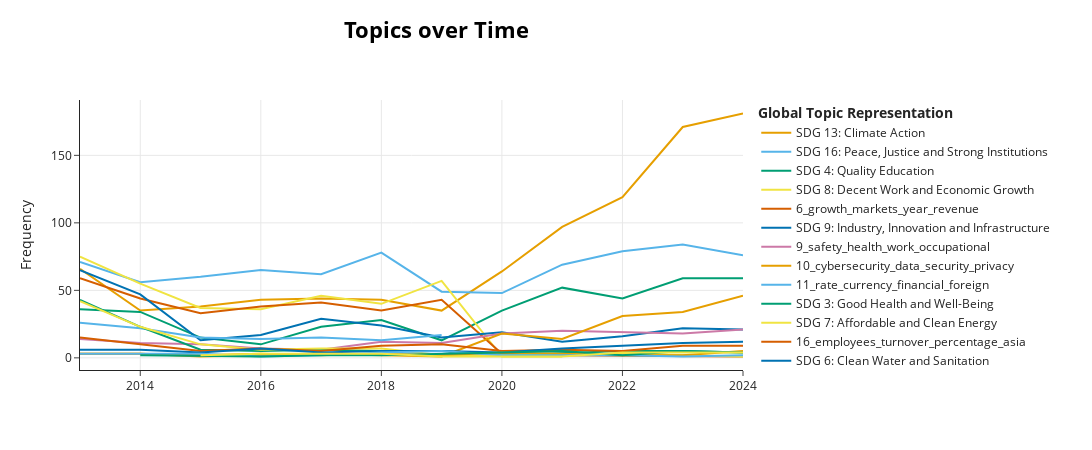

Notebook cell for this chart:
### Code cell
topics_over_time = topic_model.topics_over_time(flat_chunks, years)
#we set custom labels to True to use the labels we set before
topic_model.visualize_topics_over_time(topics_over_time, custom_labels=True, topics=meaningful_topics)

### Figure 1 — Plotly figure (JSON) as saved in the notebook; plotly's stock layout.template omitted (floating-point values rounded to 4 significant figures)
{"data": [{"hoverinfo": "text", "hovertext": ["<b>Topic 1</b><br>Words: environmental, sustainability, portfolio, emissions, siemens", "<b>Topic 1</b><br>Words: environmental, sustainability, portfolio, siemens, report", "<b>Topic 1</b><br>Words: environmental, portfolio, sustainability, emissions, carbon", "<b>Topic 1</b><br>Words: environmental, portfolio, sustainability, emissions, carbon", "<b>Topic 1</b><br>Words: environmental, portfolio, emissions, sustainability, gri", "<b>Topic 1</b><br>Words: environmental, portfolio, sustainability, emissions, carbon", "<b>Topic 1</b><br>Words: environmental, portfolio, emissions, sustainability, carbon", "<b>Topic 1</b><br>Words: sustainability, environmental, siemens, emissions, 2020", "<b>Topic 1</b><br>Words: sustainability, gri, wef, environmental, emissions", "<b>Topic 1</b><br>Words: gri, sustainability, wef, emissions, 2022", "<b>Topic 1</b><br>Words: gri, sustainability, wef, emissions, 30th", "<b>Topic 1</b><br>Words: sustainability, gri, emissions, wef, 2024"], "marker": {"color": "#E69F00"}, "mode": "lines", "name": "SDG 13: Climate Action", "type": "scatter", "x": [2013, 2014, 2015, 2016, 2017, 2018, 2019, 2020, 2021, 2022, 2023, 2024], "y": [66, 35, 38, 43, 44, 43, 35, 64, 97, 119, 171, 181]}, {"hoverinfo": "text", "hovertext": ["<b>Topic 2</b><br>Words: compliance, risks, risk, business, conduct", "<b>Topic 2</b><br>Words: compliance, business, risks, risk, suppliers", "<b>Topic 2</b><br>Words: compliance, business, risks, risk, suppliers", "<b>Topic 2</b><br>Words: compliance, risk, risks, business, suppliers", "<b>Topic 2</b><br>Words: compliance, human, rights, risk, business", "<b>Topic 2</b><br>Words: compliance, human, rights, business, risk", "<b>Topic 2</b><br>Words: compliance, human, rights, business, risk", "<b>Topic 2</b><br>Words: compliance, human, rights, business, risk", "<b>Topic 2</b><br>Words: compliance, human, rights, risk, business", "<b>Topic 2</b><br>Words: compliance, human, rights, risk, business", "<b>Topic 2</b><br>Words: compliance, human, rights, risk, business", "<b>Topic 2</b><br>Words: human, compliance, rights, risk, suppliers"], "marker": {"color": "#56B4E9"}, "mode": "lines", "name": "SDG 16: Peace, Justice and Strong Institutions", "type": "scatter", "x": [2013, 2014, 2015, 2016, 2017, 2018, 2019, 2020, 2021, 2022, 2023, 2024], "y": [71, 56, 60, 65, 62, 78, 49, 48, 69, 79, 84, 76]}, {"hoverinfo": "text", "hovertext": ["<b>Topic 4</b><br>Words: diversity, programs, employees, learning, people", "<b>Topic 4</b><br>Words: culture, people, diversity, company, siemens", "<b>Topic 4</b><br>Words: people, diversity, employees, learning, programs", "<b>Topic 4</b><br>Words: diversity, people, employees, siemens, citizenship", "<b>Topic 4</b><br>Words: people, diversity, employees, education, siemens", "<b>Topic 4</b><br>Words: people, diversity, employees, siemens, learning", "<b>Topic 4</b><br>Words: people, diversity, learning, women, siemens", "<b>Topic 4</b><br>Words: diversity, people, employees, learning, siemens", "<b>Topic 4</b><br>Words: people, diversity, learning, siemens, women", "<b>Topic 4</b><br>Words: people, learning, diversity, siemens, women", "<b>Topic 4</b><br>Words: people, learning, diversity, siemens, programs", "<b>Topic 4</b><br>Words: people, learning, diversity, siemens, programs"], "marker": {"color": "#009E73"}, "mode": "lines", "name": "SDG 4: Quality Education", "type": "scatter", "x": [2013, 2014, 2015, 2016, 2017, 2018, 2019, 2020, 2021, 2022, 2023, 2024], "y": [36, 34, 15, 10, 23, 28, 13, 35, 52, 44, 59, 59]}, {"hoverinfo": "text", "hovertext": ["<b>Topic 5</b><br>Words: compensation, benefit, board, managing, benefits", "<b>Topic 5</b><br>Words: compensation, board, managing, 000, benefit", "<b>Topic 5</b><br>Words: compensation, board, 2015, managing, benefits", "<b>Topic 5</b><br>Words: compensation, board, 2015, managing, 2016", "<b>Topic 5</b><br>Words: compensation, board, 2016, managing, 2017", "<b>Topic 5</b><br>Words: compensation, board, managing, pension, benefit", "<b>Topic 5</b><br>Words: compensation, board, managing, benefits, pension", "<b>Topic 5</b><br>Words: plans, defined, pension, benefit, contribution", "<b>Topic 5</b><br>Words: plans, defined, benefit, contributions, contribution"], "marker": {"color": "#F0E442"}, "mode": "lines", "name": "SDG 8: Decent Work and Economic Growth", "type": "scatter", "x": [2013, 2014, 2015, 2016, 2017, 2018, 2019, 2020, 2021], "y": [75, 55, 37, 36, 46, 40, 57, 1, 1]}, {"hoverinfo": "text", "hovertext": ["<b>Topic 6</b><br>Words: growth, markets, fiscal, year, 2013", "<b>Topic 6</b><br>Words: growth, markets, year, market, 2014", "<b>Topic 6</b><br>Words: growth, markets, division, revenue, year", "<b>Topic 6</b><br>Words: growth, orders, division, markets, market", "<b>Topic 6</b><br>Words: growth, markets, revenue, market, year", "<b>Topic 6</b><br>Words: growth, orders, revenue, year, fiscal", "<b>Topic 6</b><br>Words: growth, revenue, orders, year, fiscal", "<b>Topic 6</b><br>Words: 2020, patents, fiscal, held, approximately", "<b>Topic 6</b><br>Words: billion, expenditure, patents, compared, 2021", "<b>Topic 6</b><br>Words: expenses, billion, 2023, capitalized, rated", "<b>Topic 6</b><br>Words: commonwealth, independent, states, growth, markets"], "marker": {"color": "#D55E00"}, "mode": "lines", "name": "6_growth_markets_year_revenue", "type": "scatter", "x": [2013, 2014, 2015, 2016, 2017, 2018, 2019, 2020, 2021, 2023, 2024], "y": [59, 44, 33, 38, 41, 35, 43, 3, 2, 1, 1]}, {"hoverinfo": "text", "hovertext": ["<b>Topic 7</b><br>Words: production, solutions, industry, industrial, manufacturing", "<b>Topic 7</b><br>Words: software, solutions, production, customers, business", "<b>Topic 7</b><br>Words: solutions, division, products, digital, investments", "<b>Topic 7</b><br>Words: solutions, digital, services, systems, process", "<b>Topic 7</b><br>Words: digital, solutions, customers, production, mindsphere", "<b>Topic 7</b><br>Words: digital, solutions, customers, new, products", "<b>Topic 7</b><br>Words: digital, industries, investments, solutions, new", "<b>Topic 7</b><br>Words: customers, new, digitalization, digital, technology", "<b>Topic 7</b><br>Words: customers, digital, technology, business, sustainable", "<b>Topic 7</b><br>Words: digital, customers, sustainable, solutions, technology", "<b>Topic 7</b><br>Words: digital, customers, sustainable, siemens, solutions", "<b>Topic 7</b><br>Words: digital, customers, technology, sustainable, siemens"], "marker": {"color": "#0072B2"}, "mode": "lines", "name": "SDG 9: Industry, Innovation and Infrastructure", "type": "scatter", "x": [2013, 2014, 2015, 2016, 2017, 2018, 2019, 2020, 2021, 2022, 2023, 2024], "y": [65, 47, 13, 17, 29, 24, 15, 19, 12, 16, 22, 21]}, {"hoverinfo": "text", "hovertext": ["<b>Topic 9</b><br>Words: safety, health, occupational, work, employees", "<b>Topic 9</b><br>Words: safety, health, occupational, work, employees", "<b>Topic 9</b><br>Words: safety, health, occupational, contractors, work", "<b>Topic 9</b><br>Words: safety, fatalities, work, health, contractors", "<b>Topic 9</b><br>Words: safety, health, contractors, work, employees", "<b>Topic 9</b><br>Words: safety, health, work, occupational, contractors", "<b>Topic 9</b><br>Words: safety, health, work, occupational, employees", "<b>Topic 9</b><br>Words: health, safety, occupational, employees, work", "<b>Topic 9</b><br>Words: safety, health, work, healthy, occupational", "<b>Topic 9</b><br>Words: health, safety, work, occupational, healthy", "<b>Topic 9</b><br>Words: safety, health, work, occupational, healthy", "<b>Topic 9</b><br>Words: safety, health, work, occupational, employees"], "marker": {"color": "#CC79A7"}, "mode": "lines", "name": "9_safety_health_work_occupational", "type": "scatter", "x": [2013, 2014, 2015, 2016, 2017, 2018, 2019, 2020, 2021, 2022, 2023, 2024], "y": [14, 11, 10, 7, 6, 12, 11, 18, 20, 19, 18, 21]}, {"hoverinfo": "text", "hovertext": ["<b>Topic 10</b><br>Words: data, privacy, compliance, security, cybersecurity", "<b>Topic 10</b><br>Words: data, security, cybersecurity, compliance, protection", "<b>Topic 10</b><br>Words: security, systems, data, espionage, crime", "<b>Topic 10</b><br>Words: security, cyber, data, cybersecurity, systems", "<b>Topic 10</b><br>Words: security, data, threats, cyber, attacks", "<b>Topic 10</b><br>Words: security, cyber, data, threats, cybersecurity", "<b>Topic 10</b><br>Words: cybersecurity, data, security, protection, privacy", "<b>Topic 10</b><br>Words: cybersecurity, data, security, privacy, protection", "<b>Topic 10</b><br>Words: cybersecurity, data, security, privacy, protection", "<b>Topic 10</b><br>Words: data, cybersecurity, privacy, security, protection", "<b>Topic 10</b><br>Words: cybersecurity, data, ai, privacy, security"], "marker": {"color": "#E69F00"}, "mode": "lines", "name": "10_cybersecurity_data_security_privacy", "type": "scatter", "x": [2013, 2014, 2015, 2017, 2018, 2019, 2020, 2021, 2022, 2023, 2024], "y": [3, 3, 1, 3, 2, 1, 18, 14, 31, 34, 46]}, {"hoverinfo": "text", "hovertext": ["<b>Topic 11</b><br>Words: rate, currency, foreign, financial, fair", "<b>Topic 11</b><br>Words: currency, rate, foreign, financial, fair", "<b>Topic 11</b><br>Words: rate, currency, financial, fair, foreign", "<b>Topic 11</b><br>Words: rate, currency, financial, fair, foreign", "<b>Topic 11</b><br>Words: rate, currency, financial, fair, foreign", "<b>Topic 11</b><br>Words: rate, currency, foreign, financial, fair", "<b>Topic 11</b><br>Words: rate, currency, financial, foreign, fair"], "marker": {"color": "#56B4E9"}, "mode": "lines", "name": "11_rate_currency_financial_foreign", "type": "scatter", "x": [2013, 2014, 2015, 2016, 2017, 2018, 2019], "y": [26, 22, 15, 14, 15, 13, 17]}, {"hoverinfo": "text", "hovertext": ["<b>Topic 14</b><br>Words: healthcare, medical, medanta, patients, trehan", "<b>Topic 14</b><br>Words: healthcare, medical, hospital, rush, diagnostics", "<b>Topic 14</b><br>Words: healthcare, imaging, growth, medical, clinical", "<b>Topic 14</b><br>Words: healthcare, growth, diagnostics, imaging, medical", "<b>Topic 14</b><br>Words: healthcare, healthineers, diagnostics, services, medical", "<b>Topic 14</b><br>Words: healthcare, healthineers, markets, providers, medical", "<b>Topic 14</b><br>Words: healthcare, healthineers, care, markets, systems", "<b>Topic 14</b><br>Words: clinic, medical, clinics, baiji, local", "<b>Topic 14</b><br>Words: healthcare, medical, customers, technology, digital", "<b>Topic 14</b><br>Words: care, healthineers, medical, healthcare, cancer", "<b>Topic 14</b><br>Words: healthcare, healthineers, medical, care, technology"], "marker": {"color": "#009E73"}, "mode": "lines", "name": "SDG 3: Good Health and Well-Being", "type": "scatter", "x": [2013, 2014, 2015, 2016, 2017, 2018, 2019, 2020, 2022, 2023, 2024], "y": [43, 23, 6, 5, 6, 5, 5, 2, 5, 5, 4]}, {"hoverinfo": "text", "hovertext": ["<b>Topic 15</b><br>Words: power, gas, energy, kirishi, plant", "<b>Topic 15</b><br>Words: power, energy, gas, division, turbines", "<b>Topic 15</b><br>Words: power, energy, gas, division, consumption", "<b>Topic 15</b><br>Words: power, division, energy, gas, solutions", "<b>Topic 15</b><br>Words: power, gas, energy, division, generation", "<b>Topic 15</b><br>Words: power, gas, division, energy, generation", "<b>Topic 15</b><br>Words: power, gas, oil, energy, generation", "<b>Topic 15</b><br>Words: consumption, energy, fiscal, gas, 20204", "<b>Topic 15</b><br>Words: consumption, gigajoules, energy, decreased, consumed", "<b>Topic 15</b><br>Words: fy, energy, 2022, consumption, 2021", "<b>Topic 15</b><br>Words: 130a, 302, sasb, rt, ee", "<b>Topic 15</b><br>Words: energy, consumption, fy, 2024, gigajoules"], "marker": {"color": "#F0E442"}, "mode": "lines", "name": "SDG 7: Affordable and Clean Energy", "type": "scatter", "x": [2013, 2014, 2015, 2016, 2017, 2018, 2019, 2020, 2021, 2022, 2023, 2024], "y": [42, 23, 10, 6, 7, 7, 2, 2, 2, 3, 2, 1]}, {"hoverinfo": "text", "hovertext": ["<b>Topic 16</b><br>Words: employees, turnover, exits, involuntary, percentage", "<b>Topic 16</b><br>Words: employees, turnover, percentage, thousands, page", "<b>Topic 16</b><br>Words: 41, employees, 27, africa, asia", "<b>Topic 16</b><br>Words: percentage, employees, 26, commonwealth, africa", "<b>Topic 16</b><br>Words: 26, commonwealth, percentage, africa, asia", "<b>Topic 16</b><br>Words: employees, percentage, asia, australia, 26", "<b>Topic 16</b><br>Words: employees, percentage, asia, australia, commonwealth", "<b>Topic 16</b><br>Words: employees, commonwealth, asia, africa, australia", "<b>Topic 16</b><br>Words: employees, commonwealth, asia, percentage, exits", "<b>Topic 16</b><br>Words: commonwealth, independent, age, employees, percentage", "<b>Topic 16</b><br>Words: turnover, employees, involuntary, employee, voluntary", "<b>Topic 16</b><br>Words: turnover, employees, involuntary, employee, voluntary"], "marker": {"color": "#D55E00"}, "mode": "lines", "name": "16_employees_turnover_percentage_asia", "type": "scatter", "x": [2013, 2014, 2015, 2016, 2017, 2018, 2019, 2020, 2021, 2022, 2023, 2024], "y": [15, 10, 5, 7, 5, 9, 10, 5, 6, 5, 9, 9]}, {"hoverinfo": "text", "hovertext": ["<b>Topic 17</b><br>Words: water, www, wastewater, website, mandate", "<b>Topic 17</b><br>Words: water, wastewater, mandate, www, forward", "<b>Topic 17</b><br>Words: water, hubs, safe, drinking, wastewater", "<b>Topic 17</b><br>Words: water, use, drinking, safe, cubic", "<b>Topic 17</b><br>Words: water, safe, use, drinking, wastewater", "<b>Topic 17</b><br>Words: water, drinking, use, safe, stress", "<b>Topic 17</b><br>Words: water, wastewater, cooling, drinking, stiftung", "<b>Topic 17</b><br>Words: water, supply, drinking, risks, consumption", "<b>Topic 17</b><br>Words: water, 2021, locations, kiosk, mandate", "<b>Topic 17</b><br>Words: water, locations, drinking, use, 2022", "<b>Topic 17</b><br>Words: water, drinking, sites, use, local", "<b>Topic 17</b><br>Words: water, drinking, local, sites, 2024"], "marker": {"color": "#0072B2"}, "mode": "lines", "name": "SDG 6: Clean Water and Sanitation", "type": "scatter", "x": [2013, 2014, 2015, 2016, 2017, 2018, 2019, 2020, 2021, 2022, 2023, 2024], "y": [6, 6, 4, 7, 4, 5, 5, 4, 7, 9, 11, 12]}, {"hoverinfo": "text", "hovertext": ["<b>Topic 18</b><br>Words: vienna, city, häupl, michael, transportation"], "marker": {"color": "#CC79A7"}, "mode": "lines", "name": "SDG 11: Sustainable Cities and Communities", "type": "scatter", "x": [2013], "y": [40]}, {"hoverinfo": "text", "hovertext": ["<b>Topic 20</b><br>Words: ozone, organic, r11, depleting, metric", "<b>Topic 20</b><br>Words: ozone, emissions, organic, compounds, r11", "<b>Topic 20</b><br>Words: ozone, compounds, organic, surface, r11", "<b>Topic 20</b><br>Words: waste, ozone, hazardous, r11, organic", "<b>Topic 20</b><br>Words: waste, ozone, r11, hazardous, compounds", "<b>Topic 20</b><br>Words: waste, ozone, r11, compounds, organic", "<b>Topic 20</b><br>Words: r11, nitrogen, oxides, ods, figure", "<b>Topic 20</b><br>Words: ozone, r11, tons, emissions, metric", "<b>Topic 20</b><br>Words: ozone, r11, substances, compounds, emissions", "<b>Topic 20</b><br>Words: nitrogen, oxides, ozone, combustion, metric", "<b>Topic 20</b><br>Words: fy, ozone, metric, tons, 2023", "<b>Topic 20</b><br>Words: ozone, ods, metric, tons, r11"], "marker": {"color": "#E69F00"}, "mode": "lines", "name": "20_ozone_waste_r11_tons", "type": "scatter", "x": [2013, 2014, 2015, 2016, 2017, 2018, 2019, 2020, 2021, 2022, 2023, 2024], "y": [3, 3, 2, 3, 2, 3, 2, 4, 3, 2, 2, 5]}, {"hoverinfo": "text", "hovertext": ["<b>Topic 21</b><br>Words: waste, storage, final, hanau, radioactive", "<b>Topic 21</b><br>Words: waste, storage, final, radioactive, hazardous", "<b>Topic 21</b><br>Words: waste, storage, final, hanau, facility", "<b>Topic 21</b><br>Words: waste, final, storage, hanau, facility", "<b>Topic 21</b><br>Words: waste, storage, final, hanau, facility", "<b>Topic 21</b><br>Words: waste, storage, final, hanau, facility", "<b>Topic 21</b><br>Words: waste, final, storage, facility, hanau", "<b>Topic 21</b><br>Words: waste, hazardous, construction, non, type", "<b>Topic 21</b><br>Words: waste, hazardous, shs, distinguish, demolition", "<b>Topic 21</b><br>Words: waste, hazardous, landfill, construction, demolition", "<b>Topic 21</b><br>Words: waste, hazardous, construction, volume, thermal", "<b>Topic 21</b><br>Words: waste, hazardous, construction, demolition, recycling"], "marker": {"color": "#56B4E9"}, "mode": "lines", "name": "SDG 12: Responsible Consumption and Production", "type": "scatter", "x": [2013, 2014, 2015, 2016, 2017, 2018, 2019, 2020, 2021, 2022, 2023, 2024], "y": [3, 3, 3, 1, 2, 4, 5, 2, 2, 2, 1, 2]}, {"hoverinfo": "text", "hovertext": ["<b>Topic 22</b><br>Words: score, choice, customer, survey, satisfac", "<b>Topic 22</b><br>Words: satisfaction, customer, score, customers, colleague", "<b>Topic 22</b><br>Words: customer, score, sales, key, customers", "<b>Topic 22</b><br>Words: score, customer, customers, key, sales", "<b>Topic 22</b><br>Words: customer, score, customers, key, approach", "<b>Topic 22</b><br>Words: key, customer, vertical, score, customers", "<b>Topic 22</b><br>Words: customer, score, customers, challenges, satisfaction", "<b>Topic 22</b><br>Words: customers, customer, score, key, approach", "<b>Topic 22</b><br>Words: score, customer, key, customers, satisfaction"], "marker": {"color": "#009E73"}, "mode": "lines", "name": "22_customer_score_customers_key", "type": "scatter", "x": [2014, 2016, 2017, 2018, 2020, 2021, 2022, 2023, 2024], "y": [2, 1, 2, 2, 4, 5, 2, 5, 4]}, {"hoverinfo": "text", "hovertext": ["<b>Topic 23</b><br>Words: comparison, solution, reference, installed, direct", "<b>Topic 23</b><br>Words: comparison, solution, installed, reference, direct", "<b>Topic 23</b><br>Words: comparison, solution, installed, reference, refers", "<b>Topic 23</b><br>Words: comparison, solution, installed, reference, direct", "<b>Topic 23</b><br>Words: comparison, emission, dioxide, solution, installed", "<b>Topic 23</b><br>Words: comparison, emission, installed, dioxide, reference", "<b>Topic 23</b><br>Words: comparison, refers, solution, offering, situation", "<b>Topic 23</b><br>Words: comparison, refers, solution, offering, situation", "<b>Topic 23</b><br>Words: comparison, counterfactual, refers, solution, offering"], "marker": {"color": "#F0E442"}, "mode": "lines", "name": "23_comparison_solution_reference_installed", "type": "scatter", "x": [2015, 2016, 2017, 2018, 2019, 2021, 2022, 2023, 2024], "y": [2, 3, 3, 3, 1, 1, 4, 4, 4]}], "layout": {"height": 450, "hoverlabel": {"bgcolor": "white", "font": {"family": "Rockwell", "size": 16}}, "legend": {"title": {"text": "<b>Global Topic Representation"}}, "title": {"font": {"color": "Black", "size": 22}, "text": "<b>Topics over Time</b>", "x": 0.4, "xanchor": "center", "y": 0.95, "yanchor": "top"}, "width": 1250, "xaxis": {"showgrid": true}, "yaxis": {"showgrid": true, "title": {"text": "Frequency"}}}}
